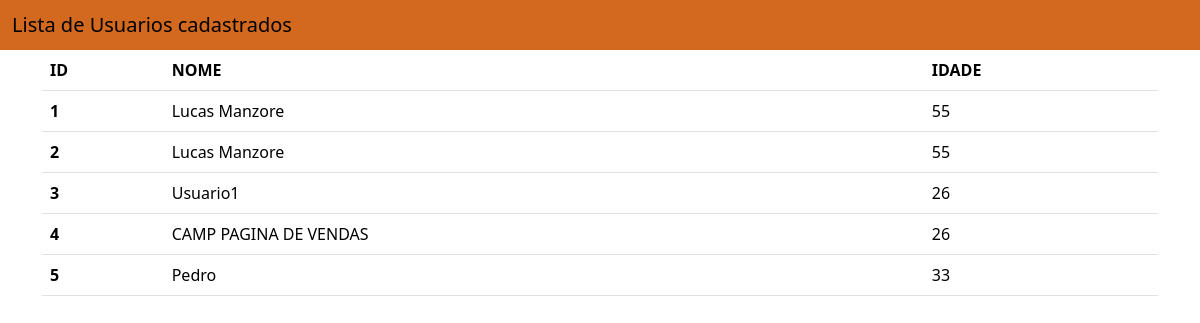
/listUrsers, run on an earlier commit of the app's database.
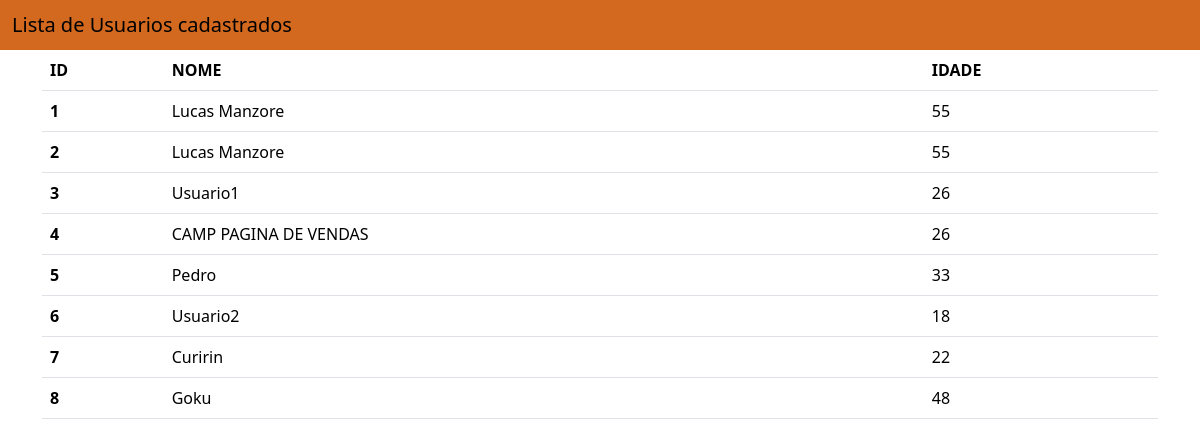
And on a later commit of the database.
### app/models.py (models this page shows)
class User(models.Model):
    id_user = models.AutoField(primary_key=True)
    nome = models.TextField(max_length=255)
    idade = models.IntegerField()

### app/views.py (the view)
# urls.py: path('listUrsers', views.users, name='users')
def users(request):
    if request.method == 'POST':
        new_user = User()
        new_user.nome = request.POST.get('nome')
        new_user.idade = request.POST.get('idade')
        new_user.save()
        return JsonResponse({'status': 'success'})
    else:
        usuarios = {
            'usuarios': User.objects.all()
        }
        return render(request, 'users/listUrsers.html', usuarios)

### app/templates/users/listUrsers.html (shortened to what this page needs)
<!doctype html>
<html lang="en">
  <head>
    <link href="https://cdn.jsdelivr.net/npm/bootstrap@5.3.2/dist/css/bootstrap.min.css" rel="stylesheet">
  </head>
  <body>
    <nav style="background-color: chocolate !important;" class="navbar bg-body-tertiary">
        <div class="container-fluid">
            <span class="navbar-brand mb-0 h1">Lista de Usuarios cadastrados</span>
        </div>
    </nav>
    <div class="container">
        <table class="table">
            <thead>
              <tr>
                <th scope="col">ID</th>
                <th scope="col">NOME</th>
                <th scope="col">IDADE</th>
              </tr>
            </thead>
            <tbody>
                {% for dados in usuarios %}
                    <tr>
                    <th scope="row">{{ dados.id_user }}</th>
                    <td>{{ dados.nome }}</td>
                    <td>{{ dados.idade }}</td>
                    </tr>
                {% endfor %}
            </tbody>
          </table>
    </div>
  </body>
</html>

What changed in the data, as far as the page shows it:
added User: id_user "6", nome "Usuario2", idade "18"
added User: id_user "7", nome "Curirin", idade "22"
added User: id_user "8", nome "Goku", idade "48"
